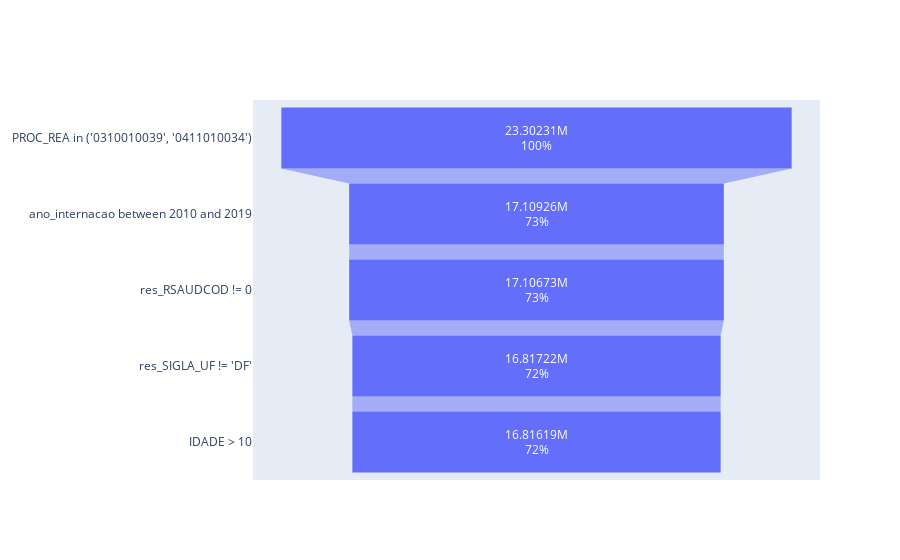

Notebook code for this chart:
### Markdown cell above
Uma vez selecionado quais variáveis (colunas) utilizaremos, agora vamos definir quais são os critérios que usamos para selecionar os registros (linhas) a partir dos valores que possuem. A base do SIHSUS possui `157033546` registros no momento que foi baixada.

**Filtros**

A seguir descreveremos cada filtro aplicado, seu motivo, e o valor de registros resultantes ao aplica-lo (a ordem dos filtros importa).

- **PROC_REA in ('0310010039', '0411010034')**

Na base de dados do SIHSUS há vários procedimentos de internação que possuem seu código atribuído pelo [Sistema de Gerenciamento da Tabela de Procedimentos (SIGTAP)](http://sigtap.datasus.gov.br/tabela-unificada/app/sec/inicio.jsp) registrado na variável `PROC_REA` que informa o procedimento que foi realizado. Em nossa análise, queremos observar apenas 2 códigos em específico: `03.10.01.003-9` para *Parto Normal*; e `04.11.01.003-4` para *Parto Cesariano*. Resutando em `23302307` registros.

- **ano_internacao between 2010 and 2019**

Dos registros resultantes do filtro acima que foi aplicado, a variável `ano_internacao` contempla valores de 2007 até 2021. Entretanto, os da borda (2007 e 2021) estão incompletos. 2020 por ter sido um ano atípico devido a pandemia, é um ano que pode apresentar viés e portanto o consideremos ficar de fora de nossa análise. Escolhemos então analisar até o ano de 2019, e partir do anos de 2010 que inicia a segunda década deste milênio. Portanto, filtrando apenas os registros que possuiam o ano de internação entre 2010 e 2019, resultaram `17109256` registros.

- **res_RSAUDCOD != 0**

Para realizarmos a análise de deslocamento entre residência e internação, precisamos necessariamente de ambas informações válidas. Como os registros são feitos no hospital, informações da localidade de internação já estão válido, já o de residência há excessões. Queremos portanto remover esses casos em que o código da Região de Saúde consta como `0`. O que resulta em `17106725` registros.

- **res_SIGLA_UF != 'DF'**

Estamos considerando a residência da paciente como ponto referencial da análise, e ao investigar seu estado de residência, não é do nosso interesse considerar os casos do Distrito Federal, pois os registros que ocorrêm nesse caso são em sua maioria sem problemas de deslocamento. Portanto, estamos filtrando apenas registros que não possuem `DF` como UF de residência. Resultando em `16817215` registros.

- **IDADE > 10**

Existem alguns registros com valor da idade da gestante preenchido com apenas 1 dígito. Consideraremos apenas casos acima de `10`, resultando no valor final de `16816186` registros.

### Code cell
filters = pd.read_csv('data/consult/filters.csv')
fig_filters = go.Figure(go.Funnel(
  x = filters['Registros'],
  y = filters['Filtro'],
  textposition = "inside",
  textinfo = "value+percent initial",
))
fig_filters.show()

### Figure 1 — Plotly figure (JSON) as saved in the notebook; plotly's stock layout.template omitted (floating-point values rounded to 4 significant figures)
{"data": [{"textinfo": "value+percent initial", "textposition": "inside", "type": "funnel", "x": [23302307, 17109256, 17106725, 16817215, 16816186], "y": ["PROC_REA in ('0310010039', '0411010034')", "ano_internacao between 2010 and 2019", "res_RSAUDCOD != 0", "res_SIGLA_UF != 'DF'", "IDADE > 10"]}], "layout": {}}
